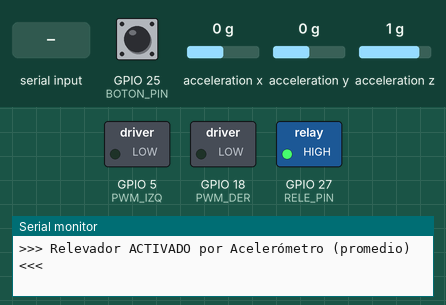
A sketch run on a simulated ESP32. Parts: switched loads named in the sketch (green lamp = pin HIGH), the last lines printed to the serial monitor. The inputs (shaded band) are chosen by the test bench; at power-on: acceleration x 0 g, GPIO 25 (BOTON_PIN) HIGH, acceleration y 0 g, acceleration z 1 g.

Above: at 1.2 s.
1.3 s: acceleration x set to -1.4 g
At 1.7 s:
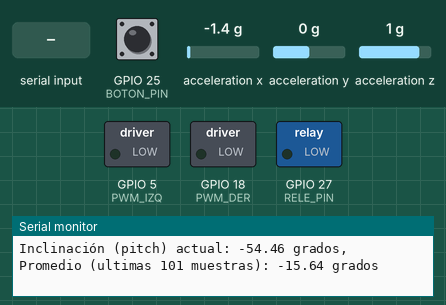
2.8 s: "1,1\n" received over Serial
At 3.4 s:
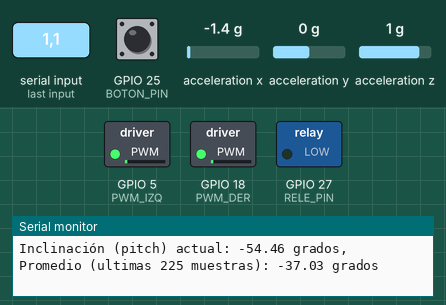
4.3 s: "1,150\n" received over Serial
At 5.3 s:
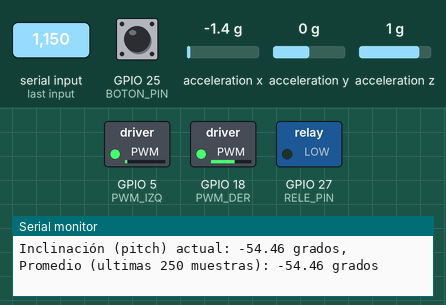
5.8 s: acceleration x set to 0 g
8.8 s: "0,1\n" received over Serial
At 9.4 s:
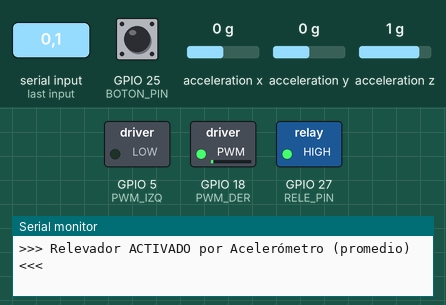
10.6 s: "0,150\n" received over Serial
At 11.8 s:
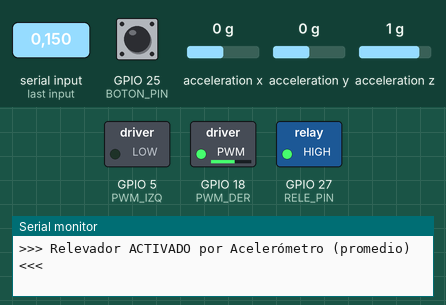
Timing chart, 0 to 13.1 s (numbered marks = the images above; inputs shaded):
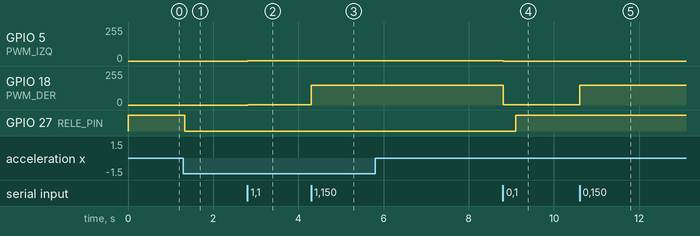

The sketch:

Control_Final.ino
```cpp
#include <Wire.h>
#include <Adafruit_Sensor.h>
#include <Adafruit_ADXL345_U.h>

// --- Definiciones para el Control de Motores y Relevador ---
#define PWM_IZQ 5    // Pin GPIO para el PWM del motor izquierdo
#define PWM_DER 18   // Pin GPIO para el PWM del motor derecho

#define CH_IZQ 0     // Canal PWM para el motor izquierdo
#define CH_DER 1     // Canal PWM para el motor derecho

#define RELE_PIN 27  // Pin GPIO al que está conectado el relevador (¡Este pin es compartido!)
#define BOTON_PIN 25 // Pin GPIO al que está conectado el botón

// Variable para almacenar el estado anterior del botón (para detectar flancos)
int lastButtonState = HIGH;

// --- Definiciones para el Acelerómetro ---
Adafruit_ADXL345_Unified accel = Adafruit_ADXL345_Unified(12345);

// Umbrales de inclinación en grados
const float UMBRAL_MAXIMO = 1.0;
const float UMBRAL_MINIMO = -1.0;

// --- Parámetros para el filtro promediador ---
const int NUM_MUESTRAS = 250;
float muestrasPitch[NUM_MUESTRAS];
int indiceMuestra = 0;
bool bufferLleno = false; // Bandera para saber cuándo el buffer tiene al menos NUM_MUESTRAS

void setup() {
  Serial.begin(115200); // Inicializa la comunicación serial

  // --- Configuración de Motores ---
  ledcSetup(CH_IZQ, 5000, 8);
  ledcAttachPin(PWM_IZQ, CH_IZQ);
  ledcSetup(CH_DER, 5000, 8);
  ledcAttachPin(PWM_DER, CH_DER);

  // --- Configuración de Relevador ---
  pinMode(RELE_PIN, OUTPUT);
  digitalWrite(RELE_PIN, LOW); // Asegura que el relevador esté inicialmente APAGADO

  // --- Configuración del Botón ---
  pinMode(BOTON_PIN, INPUT_PULLUP);

  // --- Inicialización del Acelerómetro ---
  if (!accel.begin()) {
    Serial.println("No se detectó el ADXL345. Verifica la conexión.");
    while (1); // Detiene la ejecución si el sensor no se encuentra
  }
  accel.setRange(ADXL345_RANGE_2_G); // ±2g para mayor sensibilidad
  Serial.println("Sensor ADXL345 listo.");

  // Inicializar el buffer de muestras a cero
  for (int i = 0; i < NUM_MUESTRAS; i++) {
    muestrasPitch[i] = 0.0;
  }

  Serial.println("ESP32 lista. Motores, relevador y acelerómetro configurados. Esperando señales.");
}

void loop() {
  // --- Control del Relevador y Motores desde Python ---
  bool releActivadoPorSerial = false; // Bandera para saber si el relé fue activado por serial

  if (Serial.available()) {
    String comando = Serial.readStringUntil('\n');
    comando.trim();

    if (comando == "1") {
      digitalWrite(RELE_PIN, HIGH);
      releActivadoPorSerial = true; // El relé fue activado por comando serial
      // Serial.println("Relevador ENCENDIDO por Serial"); // Descomentar para depuración
    } else if (comando == "0") {
      digitalWrite(RELE_PIN, LOW);
      releActivadoPorSerial = false; // El relé fue desactivado por comando serial
      // Serial.println("Relevador APAGADO por Serial"); // Descomentar para depuración
    } else {
      // Lógica de control de motores
      int commaIndex = comando.indexOf(',');
      if (commaIndex != -1) {
        String velIzquierdaStr = comando.substring(0, commaIndex);
        String velDerechaStr = comando.substring(commaIndex + 1);

        int velIzquierda = velIzquierdaStr.toInt();
        int velDerecha = velDerechaStr.toInt();

        velIzquierda = constrain(velIzquierda, 0, 255);
        velDerecha = constrain(velDerecha, 0, 255);

        ledcWrite(CH_IZQ, velIzquierda);
        ledcWrite(CH_DER, velDerecha);
      }
    }
  }

  // --- Control del Relevador por Acelerómetro ---
  // Solo se evalúa el acelerómetro si el relevador no fue activado por serial en esta iteración
  if (!releActivadoPorSerial) {
    sensors_event_t event;
    accel.getEvent(&event);

    float x = event.acceleration.x;
    float y = event.acceleration.y;
    float z = event.acceleration.z;

    float pitchActual = atan2(x, sqrt(y * y + z * z)) * 180.0 / PI;

    // Almacenar la nueva muestra en el buffer
    muestrasPitch[indiceMuestra] = pitchActual; // Usamos el valor absoluto del pitch
    indiceMuestra++;

    // Reiniciar el índice si llega al final del buffer
    if (indiceMuestra >= NUM_MUESTRAS) {
      indiceMuestra = 0;
      bufferLleno = true; // El buffer ya tiene al menos NUM_MUESTRAS
    }

    // Calcular el promedio solo si el buffer está lleno o si ya tenemos suficientes muestras
    float promedioPitch = 0.0;
    int muestrasDisponibles = bufferLleno ? NUM_MUESTRAS : indiceMuestra;

    for (int i = 0; i < muestrasDisponibles; i++) {
      promedioPitch += muestrasPitch[i];
    }
    promedioPitch /= muestrasDisponibles;

    Serial.print("Inclinación (pitch) actual: ");
    Serial.print(pitchActual);
    Serial.print(" grados, Promedio (ultimas ");
    Serial.print(muestrasDisponibles);
    Serial.print(" muestras): ");
    Serial.print(promedioPitch);
    Serial.println(" grados");

    // Verificar si el promedio supera el umbral
    if (promedioPitch > UMBRAL_MINIMO && promedioPitch < UMBRAL_MAXIMO) {
      digitalWrite(RELE_PIN, HIGH); // Activar relevador
      Serial.println(">>> Relevador ACTIVADO por Acelerómetro (promedio) <<<");
    } else {
      digitalWrite(RELE_PIN, LOW); // Apagar relevador
      // Serial.println("Relevador apagado por Acelerómetro (promedio) o sin acción"); // Descomentar para depuración
    }
  }

  // --- Lectura del Botón para Python ---
  int currentButtonState = digitalRead(BOTON_PIN);

  if (currentButtonState == LOW && lastButtonState == HIGH) {
    // delay(50); // Debounce
    currentButtonState = digitalRead(BOTON_PIN);
    if (currentButtonState == LOW) {
      Serial.println("BUTTON_PRESSED");
    }
  }
  lastButtonState = currentButtonState;

  delay(10); // Pequeño retardo para estabilidad
}
```

Measured:
- after the input at 1.3 s, GPIO 27 (RELE_PIN): HIGH → LOW at once
- after the input at 2.8 s, GPIO 5 (PWM_IZQ), GPIO 18 (PWM_DER): 0/255 → 1/255 at once
- after the input at 4.3 s, GPIO 18 (PWM_DER): 1/255 → 149/255 at once
- after the input at 8.8 s, GPIO 5 (PWM_IZQ): 1/255 → 0/255 at once; GPIO 18 (PWM_DER): 149/255 → 1/255 at once
- after the input at 10.6 s, GPIO 18 (PWM_DER): 1/255 → 149/255 at once
